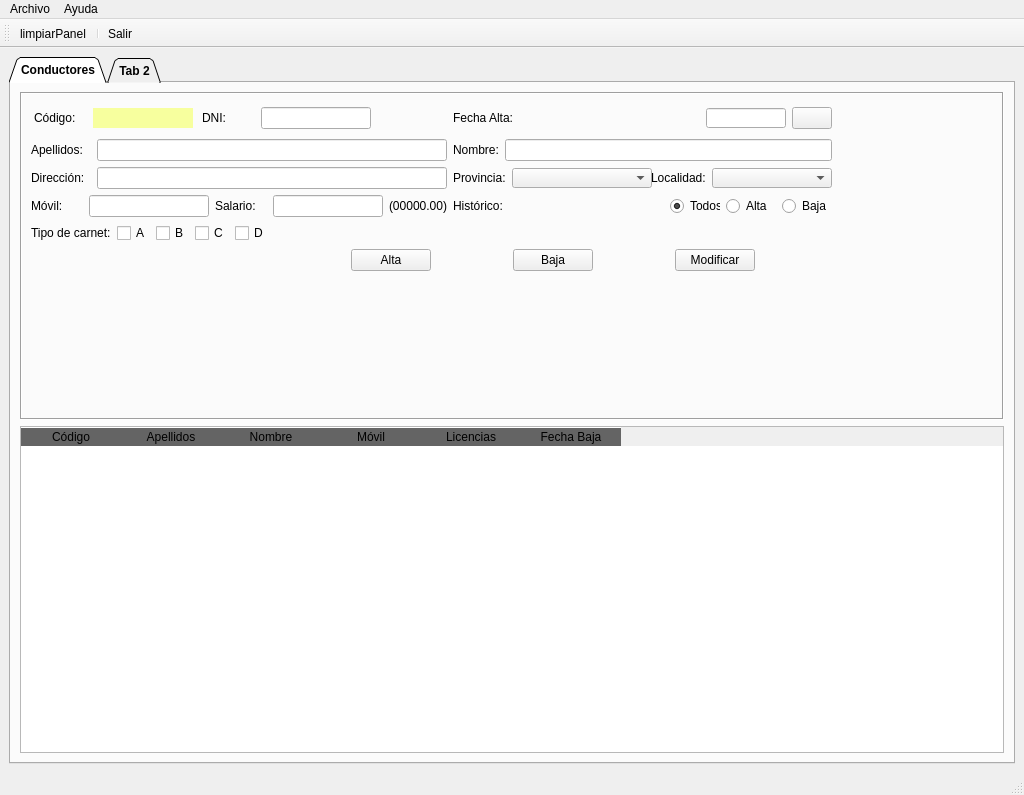
<?xml version="1.0" encoding="UTF-8"?>
<ui version="4.0">
 <class>MainWindow</class>
 <widget class="QMainWindow" name="MainWindow">
  <property name="geometry">
   <rect>
    <x>0</x>
    <y>0</y>
    <width>1024</width>
    <height>795</height>
   </rect>
  </property>
  <property name="sizePolicy">
   <sizepolicy hsizetype="Expanding" vsizetype="Expanding">
    <horstretch>0</horstretch>
    <verstretch>0</verstretch>
   </sizepolicy>
  </property>
  <property name="minimumSize">
   <size>
    <width>1024</width>
    <height>768</height>
   </size>
  </property>
  <property name="maximumSize">
   <size>
    <width>16777215</width>
    <height>16777215</height>
   </size>
  </property>
  <property name="windowTitle">
   <string>CarTeis</string>
  </property>
  <property name="windowIcon">
   <iconset>
    <normaloff>../img/driver.ico</normaloff>../img/driver.ico</iconset>
  </property>
  <property name="styleSheet">
   <string notr="true">QHeaderView::section:horizontal
{
	border-top: 1px solid #ffffff;
	color:'white';
	font: 11pt &quot;Arial&quot;;
	background-color:rgb(100,100,100);
}
</string>
  </property>
  <widget class="QWidget" name="centralwidget">
   <layout class="QGridLayout" name="gridLayout">
    <item row="0" column="1">
     <widget class="QTabWidget" name="panelPrincipal">
      <property name="minimumSize">
       <size>
        <width>980</width>
        <height>700</height>
       </size>
      </property>
      <property name="font">
       <font>
        <weight>75</weight>
        <bold>true</bold>
       </font>
      </property>
      <property name="cursor">
       <cursorShape>PointingHandCursor</cursorShape>
      </property>
      <property name="tabShape">
       <enum>QTabWidget::Triangular</enum>
      </property>
      <property name="currentIndex">
       <number>0</number>
      </property>
      <widget class="QWidget" name="panelDrivers">
       <property name="sizePolicy">
        <sizepolicy hsizetype="Expanding" vsizetype="Expanding">
         <horstretch>0</horstretch>
         <verstretch>0</verstretch>
        </sizepolicy>
       </property>
       <property name="font">
        <font>
         <weight>50</weight>
         <bold>false</bold>
        </font>
       </property>
       <attribute name="title">
        <string>Conductores</string>
       </attribute>
       <layout class="QGridLayout" name="gridLayout_2">
        <item row="0" column="0">
         <widget class="QFrame" name="frame">
          <property name="sizePolicy">
           <sizepolicy hsizetype="Expanding" vsizetype="Expanding">
            <horstretch>0</horstretch>
            <verstretch>0</verstretch>
           </sizepolicy>
          </property>
          <property name="frameShape">
           <enum>QFrame::Box</enum>
          </property>
          <property name="frameShadow">
           <enum>QFrame::Sunken</enum>
          </property>
          <widget class="QWidget" name="layoutWidget">
           <property name="geometry">
            <rect>
             <x>11</x>
             <y>11</y>
             <width>801</width>
             <height>174</height>
            </rect>
           </property>
           <layout class="QGridLayout" name="gridLayout_3">
            <item row="0" column="0" colspan="2">
             <layout class="QHBoxLayout" name="horizontalLayout_9">
              <item>
               <widget class="QLabel" name="lblCodigo">
                <property name="sizePolicy">
                 <sizepolicy hsizetype="Fixed" vsizetype="Preferred">
                  <horstretch>0</horstretch>
                  <verstretch>0</verstretch>
                 </sizepolicy>
                </property>
                <property name="minimumSize">
                 <size>
                  <width>50</width>
                  <height>20</height>
                 </size>
                </property>
                <property name="text">
                 <string>Código:</string>
                </property>
               </widget>
              </item>
              <item>
               <widget class="QLabel" name="lblCodBD">
                <property name="sizePolicy">
                 <sizepolicy hsizetype="Fixed" vsizetype="Fixed">
                  <horstretch>0</horstretch>
                  <verstretch>0</verstretch>
                 </sizepolicy>
                </property>
                <property name="minimumSize">
                 <size>
                  <width>100</width>
                  <height>20</height>
                 </size>
                </property>
                <property name="styleSheet">
                 <string notr="true">background-color: rgb(247, 255, 158);</string>
                </property>
                <property name="text">
                 <string/>
                </property>
                <property name="alignment">
                 <set>Qt::AlignCenter</set>
                </property>
               </widget>
              </item>
              <item>
               <widget class="QLabel" name="lblDNI">
                <property name="sizePolicy">
                 <sizepolicy hsizetype="Fixed" vsizetype="Fixed">
                  <horstretch>0</horstretch>
                  <verstretch>0</verstretch>
                 </sizepolicy>
                </property>
                <property name="minimumSize">
                 <size>
                  <width>50</width>
                  <height>20</height>
                 </size>
                </property>
                <property name="maximumSize">
                 <size>
                  <width>50</width>
                  <height>20</height>
                 </size>
                </property>
                <property name="text">
                 <string>DNI:</string>
                </property>
               </widget>
              </item>
              <item>
               <widget class="QLineEdit" name="txtDNI">
                <property name="sizePolicy">
                 <sizepolicy hsizetype="Fixed" vsizetype="Fixed">
                  <horstretch>0</horstretch>
                  <verstretch>0</verstretch>
                 </sizepolicy>
                </property>
                <property name="minimumSize">
                 <size>
                  <width>110</width>
                  <height>20</height>
                 </size>
                </property>
                <property name="maximumSize">
                 <size>
                  <width>110</width>
                  <height>16777215</height>
                 </size>
                </property>
                <property name="alignment">
                 <set>Qt::AlignCenter</set>
                </property>
               </widget>
              </item>
              <item>
               <widget class="QLabel" name="lblValidarDNI">
                <property name="sizePolicy">
                 <sizepolicy hsizetype="Fixed" vsizetype="Fixed">
                  <horstretch>60</horstretch>
                  <verstretch>30</verstretch>
                 </sizepolicy>
                </property>
                <property name="minimumSize">
                 <size>
                  <width>60</width>
                  <height>30</height>
                 </size>
                </property>
                <property name="maximumSize">
                 <size>
                  <width>60</width>
                  <height>30</height>
                 </size>
                </property>
                <property name="font">
                 <font>
                  <family>MV Boli</family>
                  <pointsize>14</pointsize>
                 </font>
                </property>
                <property name="text">
                 <string/>
                </property>
                <property name="alignment">
                 <set>Qt::AlignLeading|Qt::AlignLeft|Qt::AlignVCenter</set>
                </property>
               </widget>
              </item>
             </layout>
            </item>
            <item row="0" column="2">
             <layout class="QHBoxLayout" name="horizontalLayout_3">
              <item>
               <widget class="QLabel" name="lblFechaAlta">
                <property name="text">
                 <string>Fecha Alta:</string>
                </property>
               </widget>
              </item>
              <item>
               <widget class="QLineEdit" name="txtDataDriver">
                <property name="sizePolicy">
                 <sizepolicy hsizetype="Fixed" vsizetype="Fixed">
                  <horstretch>80</horstretch>
                  <verstretch>20</verstretch>
                 </sizepolicy>
                </property>
                <property name="minimumSize">
                 <size>
                  <width>80</width>
                  <height>20</height>
                 </size>
                </property>
                <property name="maximumSize">
                 <size>
                  <width>80</width>
                  <height>20</height>
                 </size>
                </property>
               </widget>
              </item>
              <item>
               <widget class="QPushButton" name="btnCalendar">
                <property name="minimumSize">
                 <size>
                  <width>40</width>
                  <height>0</height>
                 </size>
                </property>
                <property name="maximumSize">
                 <size>
                  <width>40</width>
                  <height>16777215</height>
                 </size>
                </property>
                <property name="text">
                 <string/>
                </property>
                <property name="icon">
                 <iconset>
                  <normaloff>C:/Users/a22braisdr/.designer/img/calendar.ico</normaloff>
                  <normalon>C:/Users/a22braisdr/.designer/img/calendar.ico</normalon>C:/Users/a22braisdr/.designer/img/calendar.ico</iconset>
                </property>
               </widget>
              </item>
             </layout>
            </item>
            <item row="1" column="0" colspan="2">
             <layout class="QHBoxLayout" name="horizontalLayout_8">
              <item>
               <widget class="QLabel" name="lblApel">
                <property name="minimumSize">
                 <size>
                  <width>60</width>
                  <height>20</height>
                 </size>
                </property>
                <property name="text">
                 <string>Apellidos:</string>
                </property>
               </widget>
              </item>
              <item>
               <widget class="QLineEdit" name="txtApel">
                <property name="minimumSize">
                 <size>
                  <width>350</width>
                  <height>20</height>
                 </size>
                </property>
                <property name="maximumSize">
                 <size>
                  <width>350</width>
                  <height>16777215</height>
                 </size>
                </property>
               </widget>
              </item>
             </layout>
            </item>
            <item row="1" column="2">
             <layout class="QHBoxLayout" name="horizontalLayout_4">
              <item>
               <widget class="QLabel" name="lblNombre">
                <property name="text">
                 <string>Nombre:</string>
                </property>
               </widget>
              </item>
              <item>
               <widget class="QLineEdit" name="txtNombre"/>
              </item>
             </layout>
            </item>
            <item row="2" column="0" colspan="2">
             <layout class="QHBoxLayout" name="horizontalLayout_7">
              <item>
               <widget class="QLabel" name="lblDirDriver">
                <property name="text">
                 <string>Dirección:</string>
                </property>
               </widget>
              </item>
              <item>
               <widget class="QLineEdit" name="txtDirDriver">
                <property name="minimumSize">
                 <size>
                  <width>350</width>
                  <height>20</height>
                 </size>
                </property>
                <property name="maximumSize">
                 <size>
                  <width>350</width>
                  <height>16777215</height>
                 </size>
                </property>
               </widget>
              </item>
             </layout>
            </item>
            <item row="2" column="2">
             <layout class="QHBoxLayout" name="horizontalLayout_5">
              <item>
               <widget class="QLabel" name="lblProv">
                <property name="text">
                 <string>Provincia:</string>
                </property>
               </widget>
              </item>
              <item>
               <widget class="QComboBox" name="cmbProv">
                <property name="sizePolicy">
                 <sizepolicy hsizetype="Preferred" vsizetype="Fixed">
                  <horstretch>120</horstretch>
                  <verstretch>20</verstretch>
                 </sizepolicy>
                </property>
                <property name="minimumSize">
                 <size>
                  <width>140</width>
                  <height>20</height>
                 </size>
                </property>
                <property name="maximumSize">
                 <size>
                  <width>140</width>
                  <height>20</height>
                 </size>
                </property>
               </widget>
              </item>
              <item>
               <widget class="QLabel" name="lblLoc">
                <property name="text">
                 <string>Localidad:</string>
                </property>
               </widget>
              </item>
              <item>
               <widget class="QComboBox" name="cmbMuni">
                <property name="sizePolicy">
                 <sizepolicy hsizetype="Preferred" vsizetype="Fixed">
                  <horstretch>120</horstretch>
                  <verstretch>20</verstretch>
                 </sizepolicy>
                </property>
                <property name="minimumSize">
                 <size>
                  <width>120</width>
                  <height>20</height>
                 </size>
                </property>
                <property name="maximumSize">
                 <size>
                  <width>120</width>
                  <height>20</height>
                 </size>
                </property>
               </widget>
              </item>
             </layout>
            </item>
            <item row="3" column="0" colspan="2">
             <layout class="QHBoxLayout" name="horizontalLayout_6">
              <item>
               <widget class="QLabel" name="lblMovilDriver">
                <property name="text">
                 <string>Móvil:</string>
                </property>
               </widget>
              </item>
              <item>
               <widget class="QLineEdit" name="txtMovilDriver">
                <property name="sizePolicy">
                 <sizepolicy hsizetype="Fixed" vsizetype="Fixed">
                  <horstretch>0</horstretch>
                  <verstretch>0</verstretch>
                 </sizepolicy>
                </property>
                <property name="minimumSize">
                 <size>
                  <width>120</width>
                  <height>20</height>
                 </size>
                </property>
                <property name="alignment">
                 <set>Qt::AlignCenter</set>
                </property>
               </widget>
              </item>
              <item>
               <widget class="QLabel" name="lblSalario">
                <property name="text">
                 <string>Salario:</string>
                </property>
               </widget>
              </item>
              <item>
               <widget class="QLineEdit" name="txtSalario">
                <property name="sizePolicy">
                 <sizepolicy hsizetype="Fixed" vsizetype="Fixed">
                  <horstretch>0</horstretch>
                  <verstretch>0</verstretch>
                 </sizepolicy>
                </property>
                <property name="minimumSize">
                 <size>
                  <width>110</width>
                  <height>20</height>
                 </size>
                </property>
                <property name="maximumSize">
                 <size>
                  <width>110</width>
                  <height>16777215</height>
                 </size>
                </property>
                <property name="alignment">
                 <set>Qt::AlignRight|Qt::AlignTrailing|Qt::AlignVCenter</set>
                </property>
               </widget>
              </item>
              <item>
               <widget class="QLabel" name="labelFormato">
                <property name="text">
                 <string>(00000.00)</string>
                </property>
               </widget>
              </item>
             </layout>
            </item>
            <item row="3" column="2">
             <layout class="QHBoxLayout" name="horizontalLayout">
              <item>
               <widget class="QLabel" name="lblHistorico">
                <property name="text">
                 <string>Histórico:</string>
                </property>
               </widget>
              </item>
              <item>
               <widget class="QRadioButton" name="rbtTodos">
                <property name="minimumSize">
                 <size>
                  <width>50</width>
                  <height>20</height>
                 </size>
                </property>
                <property name="maximumSize">
                 <size>
                  <width>50</width>
                  <height>20</height>
                 </size>
                </property>
                <property name="text">
                 <string>Todos</string>
                </property>
                <property name="checked">
                 <bool>true</bool>
                </property>
                <attribute name="buttonGroup">
                 <string notr="true">buttonGroup</string>
                </attribute>
               </widget>
              </item>
              <item>
               <widget class="QRadioButton" name="rbtAlta">
                <property name="minimumSize">
                 <size>
                  <width>50</width>
                  <height>20</height>
                 </size>
                </property>
                <property name="maximumSize">
                 <size>
                  <width>50</width>
                  <height>20</height>
                 </size>
                </property>
                <property name="text">
                 <string>Alta</string>
                </property>
                <property name="checked">
                 <bool>false</bool>
                </property>
                <attribute name="buttonGroup">
                 <string notr="true">buttonGroup</string>
                </attribute>
               </widget>
              </item>
              <item>
               <widget class="QRadioButton" name="rbtBaja">
                <property name="minimumSize">
                 <size>
                  <width>50</width>
                  <height>20</height>
                 </size>
                </property>
                <property name="maximumSize">
                 <size>
                  <width>50</width>
                  <height>20</height>
                 </size>
                </property>
                <property name="text">
                 <string>Baja</string>
                </property>
                <attribute name="buttonGroup">
                 <string notr="true">buttonGroup</string>
                </attribute>
               </widget>
              </item>
             </layout>
            </item>
            <item row="4" column="0">
             <layout class="QHBoxLayout" name="horizontalLayout_2">
              <item>
               <widget class="QLabel" name="labeltipocarnet">
                <property name="text">
                 <string>Tipo de carnet:</string>
                </property>
               </widget>
              </item>
              <item>
               <widget class="QCheckBox" name="chkA">
                <property name="text">
                 <string>A</string>
                </property>
               </widget>
              </item>
              <item>
               <widget class="QCheckBox" name="chkB">
                <property name="text">
                 <string>B</string>
                </property>
               </widget>
              </item>
              <item>
               <widget class="QCheckBox" name="chkC">
                <property name="text">
                 <string>C</string>
                </property>
               </widget>
              </item>
              <item>
               <widget class="QCheckBox" name="chkD">
                <property name="text">
                 <string>D</string>
                </property>
               </widget>
              </item>
             </layout>
            </item>
            <item row="5" column="1" colspan="2">
             <layout class="QHBoxLayout" name="horizontalLayout_10">
              <item>
               <widget class="QPushButton" name="btnAltaDriver">
                <property name="sizePolicy">
                 <sizepolicy hsizetype="Fixed" vsizetype="Fixed">
                  <horstretch>0</horstretch>
                  <verstretch>0</verstretch>
                 </sizepolicy>
                </property>
                <property name="minimumSize">
                 <size>
                  <width>75</width>
                  <height>20</height>
                 </size>
                </property>
                <property name="text">
                 <string>Alta</string>
                </property>
               </widget>
              </item>
              <item>
               <widget class="QPushButton" name="btnBajaDriver">
                <property name="sizePolicy">
                 <sizepolicy hsizetype="Fixed" vsizetype="Fixed">
                  <horstretch>0</horstretch>
                  <verstretch>0</verstretch>
                 </sizepolicy>
                </property>
                <property name="minimumSize">
                 <size>
                  <width>75</width>
                  <height>20</height>
                 </size>
                </property>
                <property name="text">
                 <string>Baja</string>
                </property>
               </widget>
              </item>
              <item>
               <widget class="QPushButton" name="btnModifDriver">
                <property name="sizePolicy">
                 <sizepolicy hsizetype="Fixed" vsizetype="Fixed">
                  <horstretch>0</horstretch>
                  <verstretch>0</verstretch>
                 </sizepolicy>
                </property>
                <property name="minimumSize">
                 <size>
                  <width>75</width>
                  <height>20</height>
                 </size>
                </property>
                <property name="text">
                 <string>Modificar</string>
                </property>
               </widget>
              </item>
             </layout>
            </item>
           </layout>
          </widget>
         </widget>
        </item>
        <item row="1" column="0">
         <widget class="QTableWidget" name="tabDrivers">
          <property name="alternatingRowColors">
           <bool>true</bool>
          </property>
          <property name="selectionBehavior">
           <enum>QAbstractItemView::SelectRows</enum>
          </property>
          <attribute name="verticalHeaderVisible">
           <bool>false</bool>
          </attribute>
          <column>
           <property name="text">
            <string>Código</string>
           </property>
          </column>
          <column>
           <property name="text">
            <string>Apellidos</string>
           </property>
          </column>
          <column>
           <property name="text">
            <string>Nombre</string>
           </property>
          </column>
          <column>
           <property name="text">
            <string>Móvil</string>
           </property>
          </column>
          <column>
           <property name="text">
            <string>Licencias</string>
           </property>
          </column>
          <column>
           <property name="text">
            <string>Fecha Baja</string>
           </property>
          </column>
         </widget>
        </item>
       </layout>
      </widget>
      <widget class="QWidget" name="tab_2">
       <property name="sizePolicy">
        <sizepolicy hsizetype="Expanding" vsizetype="Expanding">
         <horstretch>0</horstretch>
         <verstretch>0</verstretch>
        </sizepolicy>
       </property>
       <attribute name="title">
        <string>Tab 2</string>
       </attribute>
       <widget class="QLabel" name="label_2">
        <property name="geometry">
         <rect>
          <x>310</x>
          <y>250</y>
          <width>191</width>
          <height>16</height>
         </rect>
        </property>
        <property name="text">
         <string>Label super cutre</string>
        </property>
       </widget>
      </widget>
     </widget>
    </item>
   </layout>
  </widget>
  <widget class="QMenuBar" name="menubar">
   <property name="geometry">
    <rect>
     <x>0</x>
     <y>0</y>
     <width>1024</width>
     <height>21</height>
    </rect>
   </property>
   <widget class="QMenu" name="menuArchivo">
    <property name="title">
     <string>Archivo</string>
    </property>
    <addaction name="actionSalir"/>
   </widget>
   <widget class="QMenu" name="menuAyuda">
    <property name="title">
     <string>Ayuda</string>
    </property>
    <addaction name="actionAcerca_de"/>
   </widget>
   <addaction name="menuArchivo"/>
   <addaction name="menuAyuda"/>
  </widget>
  <widget class="QStatusBar" name="statusbar"/>
  <widget class="QToolBar" name="toolBar">
   <property name="windowTitle">
    <string>toolBar</string>
   </property>
   <property name="styleSheet">
    <string notr="true">QHeaderView::section:horizontal
{
border-top: 1px solid #ffffff;
color:'white';
font: 11pt &quot;Arial&quot;;
background-color:rgb(100,100,100);
}</string>
   </property>
   <attribute name="toolBarArea">
    <enum>TopToolBarArea</enum>
   </attribute>
   <attribute name="toolBarBreak">
    <bool>false</bool>
   </attribute>
   <addaction name="actionlimpiarPanel"/>
   <addaction name="separator"/>
   <addaction name="actionSalir"/>
  </widget>
  <action name="actionlimpiarPanel">
   <property name="icon">
    <iconset>
     <normaloff>../img/reload.ico</normaloff>../img/reload.ico</iconset>
   </property>
   <property name="text">
    <string>limpiarPanel</string>
   </property>
  </action>
  <action name="actionAcerca_de">
   <property name="text">
    <string>Acerca de</string>
   </property>
  </action>
  <action name="actionSalir">
   <property name="icon">
    <iconset>
     <normaloff>../img/exit.ico</normaloff>../img/exit.ico</iconset>
   </property>
   <property name="text">
    <string>Salir</string>
   </property>
  </action>
 </widget>
 <resources/>
 <connections/>
 <buttongroups>
  <buttongroup name="buttonGroup"/>
 </buttongroups>
</ui>
